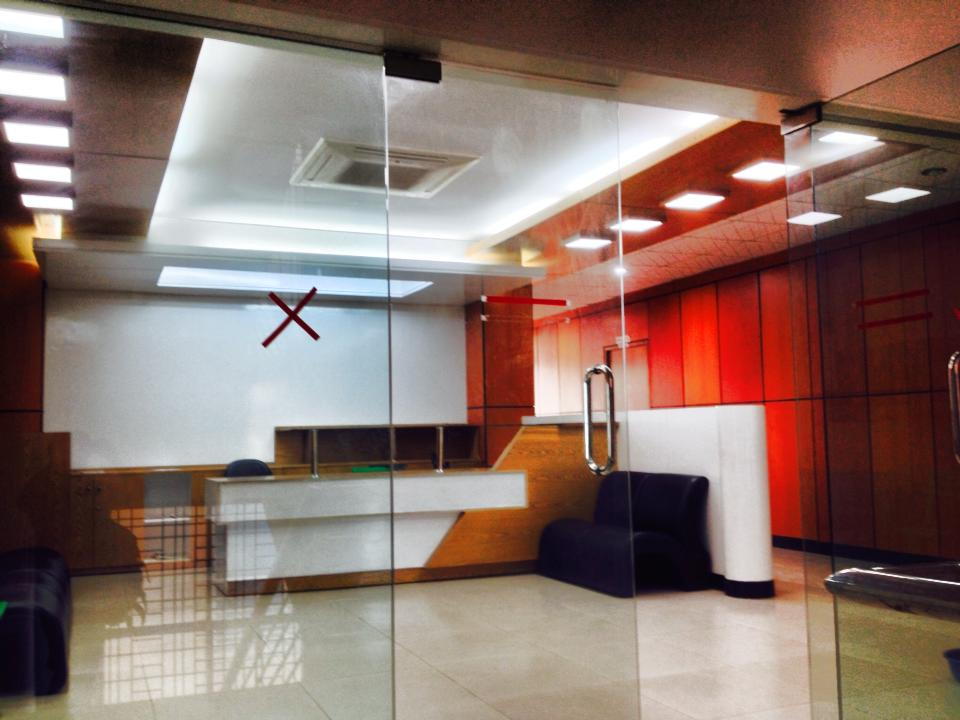
#> input picture CV Hello Word/image.jpg, 960 x 720 px
$ python Histrograms.py
#> lines starting #> are read from the running program, lines starting #| are printed output that depends on the picture
import cv2
import numpy as np
from matplotlib import pyplot as plt

image=cv2.imread("image.jpg")
#> image is the input picture: shape (720, 960, 3); mean B, G, R 104.9, 113, 137.2

histrogram=cv2.calcHist([image],[0],None,[256],[0,256])
#> histrogram = 256 values, max 10818 at index 18, min 245 at index 1, mean 2700
plt.hist(image.ravel(),256,[0,256]);plt.show()
#> after `plt.hist(image.ravel(), 256, [0, 256])`:
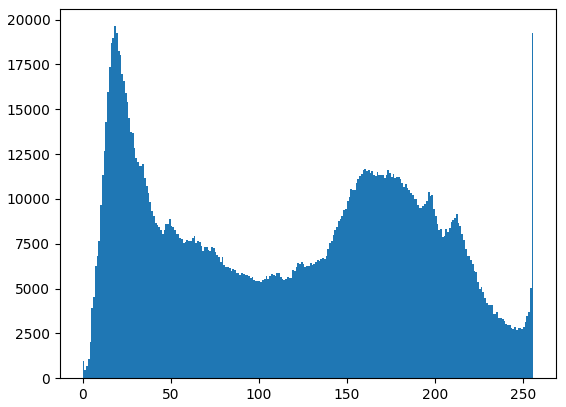
#> figure drawn by matplotlib, 1 panel; tallest bar 19635 high, from x = 18 to 19
